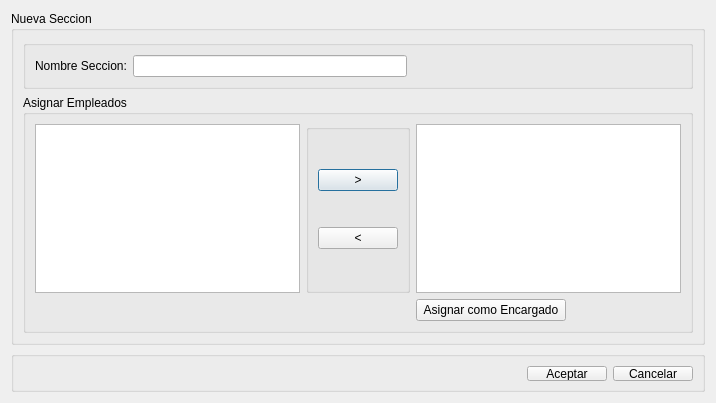
<?xml version="1.0" encoding="UTF-8"?>
<ui version="4.0">
 <class>DialogAltaSeccion</class>
 <widget class="QDialog" name="DialogAltaSeccion">
  <property name="geometry">
   <rect>
    <x>0</x>
    <y>0</y>
    <width>716</width>
    <height>403</height>
   </rect>
  </property>
  <property name="windowTitle">
   <string>Alta Seccion</string>
  </property>
  <layout class="QVBoxLayout" name="verticalLayout">
   <item>
    <widget class="QGroupBox" name="groupBox">
     <property name="title">
      <string>Nueva Seccion</string>
     </property>
     <layout class="QVBoxLayout" name="verticalLayout_2">
      <item>
       <widget class="QGroupBox" name="groupBox_3">
        <property name="maximumSize">
         <size>
          <width>16777215</width>
          <height>60</height>
         </size>
        </property>
        <property name="title">
         <string/>
        </property>
        <layout class="QHBoxLayout" name="horizontalLayout">
         <item>
          <widget class="QLabel" name="label">
           <property name="text">
            <string>Nombre Seccion:</string>
           </property>
          </widget>
         </item>
         <item>
          <widget class="QLineEdit" name="lineEditNombreSeccion"/>
         </item>
         <item>
          <spacer name="horizontalSpacer">
           <property name="orientation">
            <enum>Qt::Horizontal</enum>
           </property>
           <property name="sizeType">
            <enum>QSizePolicy::MinimumExpanding</enum>
           </property>
           <property name="sizeHint" stdset="0">
            <size>
             <width>40</width>
             <height>20</height>
            </size>
           </property>
          </spacer>
         </item>
        </layout>
       </widget>
      </item>
      <item>
       <widget class="QGroupBox" name="groupBox_2">
        <property name="title">
         <string>Asignar Empleados</string>
        </property>
        <layout class="QGridLayout" name="gridLayout">
         <item row="1" column="0">
          <widget class="QTableWidget" name="tableWidgetEmpleadosSinAsignar"/>
         </item>
         <item row="1" column="1">
          <widget class="QGroupBox" name="groupBox_4">
           <property name="title">
            <string/>
           </property>
           <layout class="QVBoxLayout" name="verticalLayout_3">
            <item>
             <widget class="QPushButton" name="pushButtonAsignarEmpleado">
              <property name="text">
               <string>&gt;</string>
              </property>
             </widget>
            </item>
            <item>
             <widget class="QPushButton" name="pushButtonDesasignarEmpleado">
              <property name="text">
               <string>&lt;</string>
              </property>
             </widget>
            </item>
           </layout>
          </widget>
         </item>
         <item row="2" column="3">
          <widget class="QPushButton" name="pushButtonAsignarComoEncargado">
           <property name="maximumSize">
            <size>
             <width>150</width>
             <height>16777215</height>
            </size>
           </property>
           <property name="text">
            <string>Asignar como Encargado</string>
           </property>
          </widget>
         </item>
         <item row="1" column="3">
          <widget class="QTableWidget" name="tableWidgetEmpleadosAsignados"/>
         </item>
        </layout>
       </widget>
      </item>
     </layout>
    </widget>
   </item>
   <item>
    <widget class="QGroupBox" name="groupBoxButtonBox">
     <property name="minimumSize">
      <size>
       <width>271</width>
       <height>41</height>
      </size>
     </property>
     <property name="maximumSize">
      <size>
       <width>16777215</width>
       <height>41</height>
      </size>
     </property>
     <property name="title">
      <string/>
     </property>
     <layout class="QGridLayout" name="gridLayout_2">
      <property name="leftMargin">
       <number>9</number>
      </property>
      <property name="topMargin">
       <number>9</number>
      </property>
      <property name="rightMargin">
       <number>9</number>
      </property>
      <property name="bottomMargin">
       <number>8</number>
      </property>
      <item row="0" column="1">
       <widget class="QPushButton" name="pushButtonAceptar">
        <property name="text">
         <string>Aceptar</string>
        </property>
       </widget>
      </item>
      <item row="0" column="2">
       <widget class="QPushButton" name="pushButtonCancelar">
        <property name="text">
         <string>Cancelar</string>
        </property>
       </widget>
      </item>
      <item row="0" column="0">
       <spacer name="horizontalSpacer_2">
        <property name="orientation">
         <enum>Qt::Horizontal</enum>
        </property>
        <property name="sizeHint" stdset="0">
         <size>
          <width>40</width>
          <height>20</height>
         </size>
        </property>
       </spacer>
      </item>
     </layout>
    </widget>
   </item>
  </layout>
 </widget>
 <resources/>
 <connections/>
</ui>
